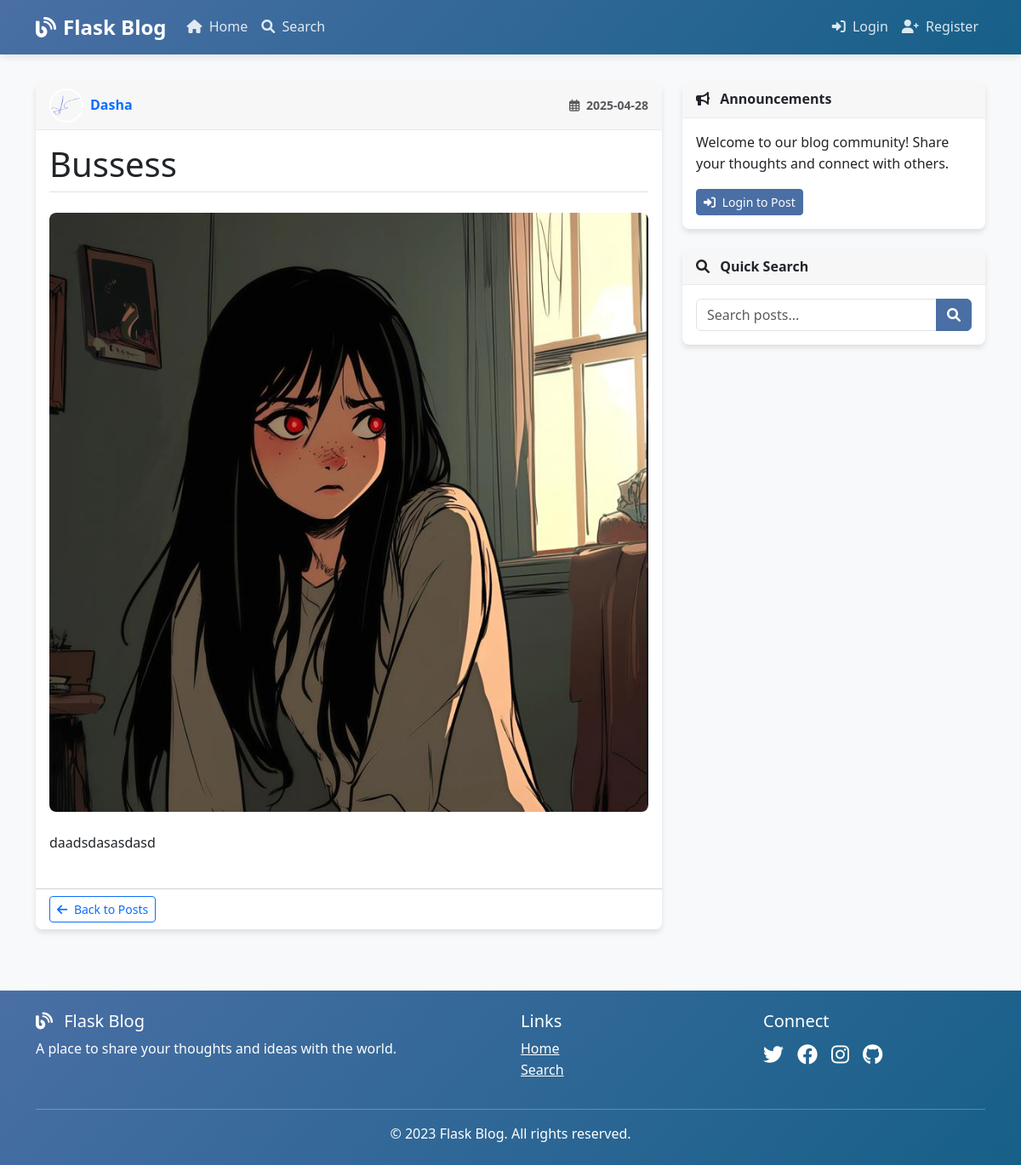
Page /post/3 on the earlier database version.
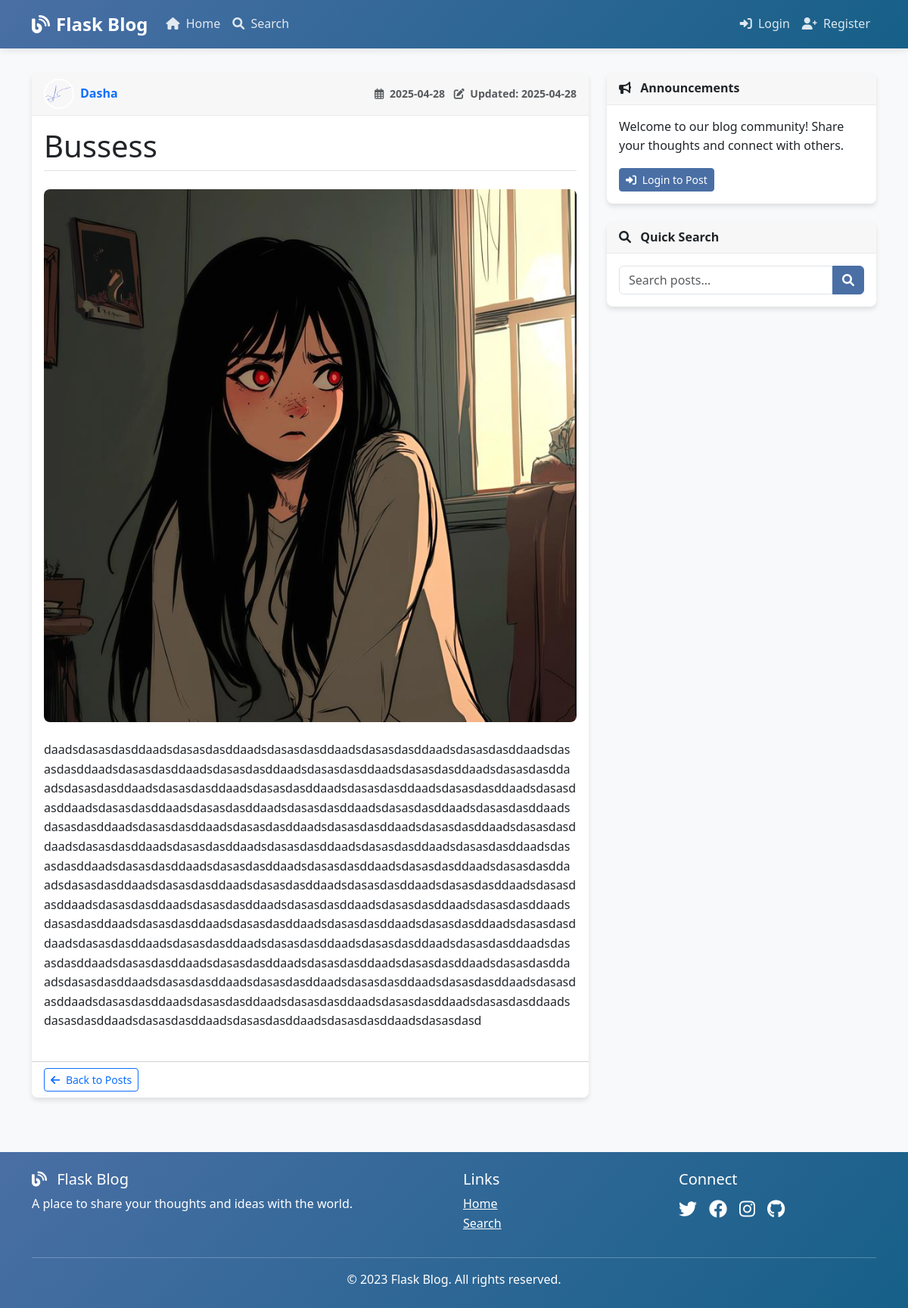
Same page on the later database version.
### app/models/user.py (models this page shows, shortened)
class User(db.Model, UserMixin):
    id = db.Column(db.Integer, primary_key=True)
    username = db.Column(db.String(20), unique=True, nullable=False)
    email = db.Column(db.String(120), unique=True, nullable=False)
    password_hash = db.Column(db.String(128), nullable=False)
    profile_image = db.Column(db.String(20), nullable=False, default='default.jpg')
    created_at = db.Column(db.DateTime, nullable=False, default=datetime.utcnow)
    posts = db.relationship('Post', backref='author', lazy=True)

### app/models/post.py (models this page shows, shortened)
class Post(db.Model):
    id = db.Column(db.Integer, primary_key=True)
    title = db.Column(db.String(100), nullable=False)
    content = db.Column(db.Text, nullable=False)
    image_file = db.Column(db.String(20), nullable=True)
    created_at = db.Column(db.DateTime, nullable=False, default=datetime.utcnow)
    updated_at = db.Column(db.DateTime, onupdate=datetime.utcnow)
    user_id = db.Column(db.Integer, db.ForeignKey('user.id'), nullable=False)

### app/controllers/posts.py (the view)
@posts_bp.route('/post/<int:post_id>')
def post(post_id):
    post = Post.query.get_or_404(post_id)
    return render_template('posts/view.html', title=post.title, post=post)

### app/templates/posts/view.html (shortened to what this page needs)
{% extends "base.html" %}
{% block content %}
    <article class="card mb-4 content-section">
        <div class="card-header">
            <div class="d-flex justify-content-between align-items-center">
                <a href="{{ url_for('posts.user_posts', username=post.author.username) }}" class="text-decoration-none d-flex align-items-center">
                    <img class="rounded-circle article-img" src="{{ url_for('static', filename='uploads/' + post.author.profile_image) }}" alt="{{ post.author.username }}">
                    <span class="ms-2 fw-bold">{{ post.author.username }}</span>
                </a>
                <div>
                    <small class="text-muted">
                        <i class="far fa-calendar-alt me-1"></i> {{ post.created_at.strftime('%Y-%m-%d') }}
                    </small>
                    {% if post.updated_at and post.updated_at != post.created_at %}
                        <small class="text-muted ms-2">
                            <i class="fas fa-edit me-1"></i> Updated: {{ post.updated_at.strftime('%Y-%m-%d') }}
                        </small>
                    {% endif %}
                </div>
            </div>
        </div>
        <div class="card-body">
            <h1 class="card-title mb-4 pb-2 border-bottom">{{ post.title }}</h1>
            {% if post.image_file %}
                <div class="post-image-container text-center mb-4">
                    <img src="{{ url_for('static', filename='uploads/' + post.image_file) }}" class="img-fluid rounded shadow" alt="{{ post.title }}">
                </div>
            {% endif %}
            <div class="post-content mb-4">
                {{ post.content|safe }}
            </div>
        </div>
        <div class="card-footer bg-white">
            <a href="{{ url_for('posts.index') }}" class="btn btn-sm btn-outline-primary">
                <i class="fas fa-arrow-left me-1"></i> Back to Posts
            </a>
        </div>
    </article>
{% endblock content %}

### app/templates/base.html (shortened to what this page needs)
<!DOCTYPE html>
<html lang="en">
<head>
    <link href="https://cdn.jsdelivr.net/npm/bootstrap@5.3.0-alpha1/dist/css/bootstrap.min.css" rel="stylesheet">
    <link rel="stylesheet" href="https://cdnjs.cloudflare.com/ajax/libs/font-awesome/6.0.0/css/all.min.css">
    <link rel="stylesheet" href="{{ url_for('static', filename='css/main.css') }}">
</head>
<body>
    <header class="site-header">
        <nav class="navbar navbar-expand-md navbar-dark bg-dark fixed-top">
            <div class="container">
                <a class="navbar-brand" href="{{ url_for('posts.index') }}">
                    <i class="fas fa-blog me-2"></i>Flask Blog
                </a>
                <div class="collapse navbar-collapse" id="navbarToggle">
                    <div class="navbar-nav me-auto">
                        <a class="nav-item nav-link" href="{{ url_for('posts.index') }}">
                            <i class="fas fa-home me-1"></i> Home
                        </a>
                        <a class="nav-item nav-link" href="{{ url_for('posts.search') }}">
                            <i class="fas fa-search me-1"></i> Search
                        </a>
                    </div>
                    <div class="navbar-nav">
                        {% if current_user.is_authenticated %}
                            <a class="nav-item nav-link" href="{{ url_for('posts.new_post') }}">
                                <i class="fas fa-plus-circle me-1"></i> New Post
                            </a>
                            <a class="nav-item nav-link" href="{{ url_for('auth.account') }}">
                                <i class="fas fa-user me-1"></i> Account
                            </a>
                            <a class="nav-item nav-link" href="{{ url_for('auth.logout') }}">
                                <i class="fas fa-sign-out-alt me-1"></i> Logout
                            </a>
                        {% else %}
                            <a class="nav-item nav-link" href="{{ url_for('auth.login') }}">
                                <i class="fas fa-sign-in-alt me-1"></i> Login
                            </a>
                            <a class="nav-item nav-link" href="{{ url_for('auth.register') }}">
                                <i class="fas fa-user-plus me-1"></i> Register
                            </a>
                        {% endif %}
                    </div>
                </div>
            </div>
        </nav>
    </header>
    <main role="main" class="container mt-5 pt-3">
        <div class="row">
            <div class="col-md-8">
                {% block content %}{% endblock %}
            </div>
            <div class="col-md-4">
                <div class="card mb-4">
                    <div class="card-header">
                        <i class="fas fa-bullhorn me-2"></i> Announcements
                    </div>
                    <div class="card-body">
                        <p class="card-text">Welcome to our blog community! Share your thoughts and connect with others.</p>
                        {% if current_user.is_authenticated %}
                            <a href="{{ url_for('posts.new_post') }}" class="btn btn-primary btn-sm">
                                <i class="fas fa-pen me-1"></i> Write a Post
                            </a>
                        {% else %}
                            <a href="{{ url_for('auth.login') }}" class="btn btn-primary btn-sm">
                                <i class="fas fa-sign-in-alt me-1"></i> Login to Post
                            </a>
                        {% endif %}
                    </div>
                </div>
                <div class="card mb-4">
                    <div class="card-header">
                        <i class="fas fa-search me-2"></i> Quick Search
                    </div>
                    <div class="card-body">
                        <form action="{{ url_for('posts.search') }}" method="GET">
                            <div class="input-group">
                                <input type="text" name="q" class="form-control" placeholder="Search posts...">
                                <button class="btn btn-primary" type="submit">
                                    <i class="fas fa-search"></i>
                                </button>
                            </div>
                        </form>
                    </div>
                </div>
            </div>
        </div>
    </main>
    <footer class="bg-dark text-white py-4">
        <div class="container">
            <div class="row">
                <div class="col-md-6">
                    <h5><i class="fas fa-blog me-2"></i> Flask Blog</h5>
                    <p>A place to share your thoughts and ideas with the world.</p>
                </div>
                <div class="col-md-3">
                    <h5>Links</h5>
                    <ul class="list-unstyled">
                        <li><a href="{{ url_for('posts.index') }}" class="text-white">Home</a></li>
                        <li><a href="{{ url_for('posts.search') }}" class="text-white">Search</a></li>
                    </ul>
                </div>
                <div class="col-md-3">
                    <h5>Connect</h5>
                    <div class="d-flex gap-3 fs-4">
                        <a href="#" class="text-white"><i class="fab fa-twitter"></i></a>
                        <a href="#" class="text-white"><i class="fab fa-facebook"></i></a>
                        <a href="#" class="text-white"><i class="fab fa-instagram"></i></a>
                        <a href="#" class="text-white"><i class="fab fa-github"></i></a>
                    </div>
                </div>
            </div>
            <hr class="my-3">
            <div class="text-center">
                <p class="mb-0">&copy; 2023 Flask Blog. All rights reserved.</p>
            </div>
        </div>
    </footer>
</body>
</html>

### app/static/css/main.css (style rules this page uses)
:root { --primary-color: #4a6fa5; --secondary-color: #166088; --accent-color: #4fc3dc; --text-color: #333; --light-bg: #f8f9fa; --dark-bg: #343a40; --border-radius: 8px; --box-shadow: 0 4px 6px rgba(0, 0, 0, 0.1); }
body { background-color: var(--light-bg); color: var(--text-color); font-family: 'Segoe UI', Tahoma, Geneva, Verdana, sans-serif; margin-top: 5rem; line-height: 1.6; }
.site-header .navbar { box-shadow: 0 2px 10px rgba(0, 0, 0, 0.1); background: linear-gradient(135deg, var(--primary-color), var(--secondary-color)) !important; }
.navbar-dark .navbar-brand { font-weight: 700; font-size: 1.5rem; color: white; }
.navbar-dark .navbar-nav .nav-link { color: rgba(255, 255, 255, 0.85); transition: color 0.3s; font-weight: 500; }
.card { border: none; border-radius: var(--border-radius); box-shadow: var(--box-shadow); transition: transform 0.3s, box-shadow 0.3s; margin-bottom: 1.5rem; overflow: hidden; }
.card-header { background-color: rgba(0, 0, 0, 0.03); border-bottom: 1px solid rgba(0, 0, 0, 0.05); font-weight: 600; }
.btn-primary { background-color: var(--primary-color); border-color: var(--primary-color); }
.article-img { height: 40px; width: 40px; object-fit: cover; border-radius: 50%; border: 2px solid white; }
.content-section { animation: fadeIn 0.5s ease-out; }
footer { background: linear-gradient(135deg, var(--primary-color), var(--secondary-color)) !important; color: white; padding: 2rem 0; margin-top: 3rem; }
.card { transition: transform 0.3s ease, box-shadow 0.3s ease; opacity: 0; transform: translateY(20px); }
.card.show { opacity: 1; transform: translateY(0); }
.post-image-container { overflow: hidden; border-radius: var(--border-radius); max-height: none; }
.post-image-container img { transition: transform 0.5s ease; width: 100%; object-fit: contain; height: auto; }
.btn { transition: all 0.3s ease; }
footer a { transition: color 0.3s ease, transform 0.3s ease; display: inline-block; }
footer .fab { transition: transform 0.3s ease; }

Differences in the rows shown:
changed Post "Bussess": updated_at (not shown) → "2025-04-28"; content "daadsdasasdasd" → "daadsdasasdasddaadsdasasdasddaadsdasasdasddaadsdasasdasddaadsdasasdasddaadsdasasdasddaadsdasasdasddaadsdasasdasddaadsdasasdasddaadsdasasdasddaadsdasasdasddaadsdasasdasddaadsdasasdasddaadsdasasdasddaadsdasasdasddaadsdasasdasddaadsdasasdasddaadsdasasdasddaadsdasasdasddaadsdasasdasddaadsdasasdasddaadsdasasdasddaadsdasasdasddaadsdasasdasddaadsdasasdasddaadsdasasdasddaadsdasasdasddaadsdasasdasddaadsdasasdasddaadsdasasdasddaadsdasasdasddaadsdasasdasddaadsdasasdasddaadsdasasdasddaadsdasasdasddaadsdasasdasddaadsdasasdasddaadsdasasdasddaadsdasasdasddaadsdasasdasddaadsdasasdasddaadsdasasdasddaadsdasasdasddaadsdasasdasddaadsdasasdasddaadsdasasdasddaadsdasasdasddaadsdasasdasddaadsdasasdasddaadsdasasdasd…"
Other differences:
text now shown: "Updated:"
